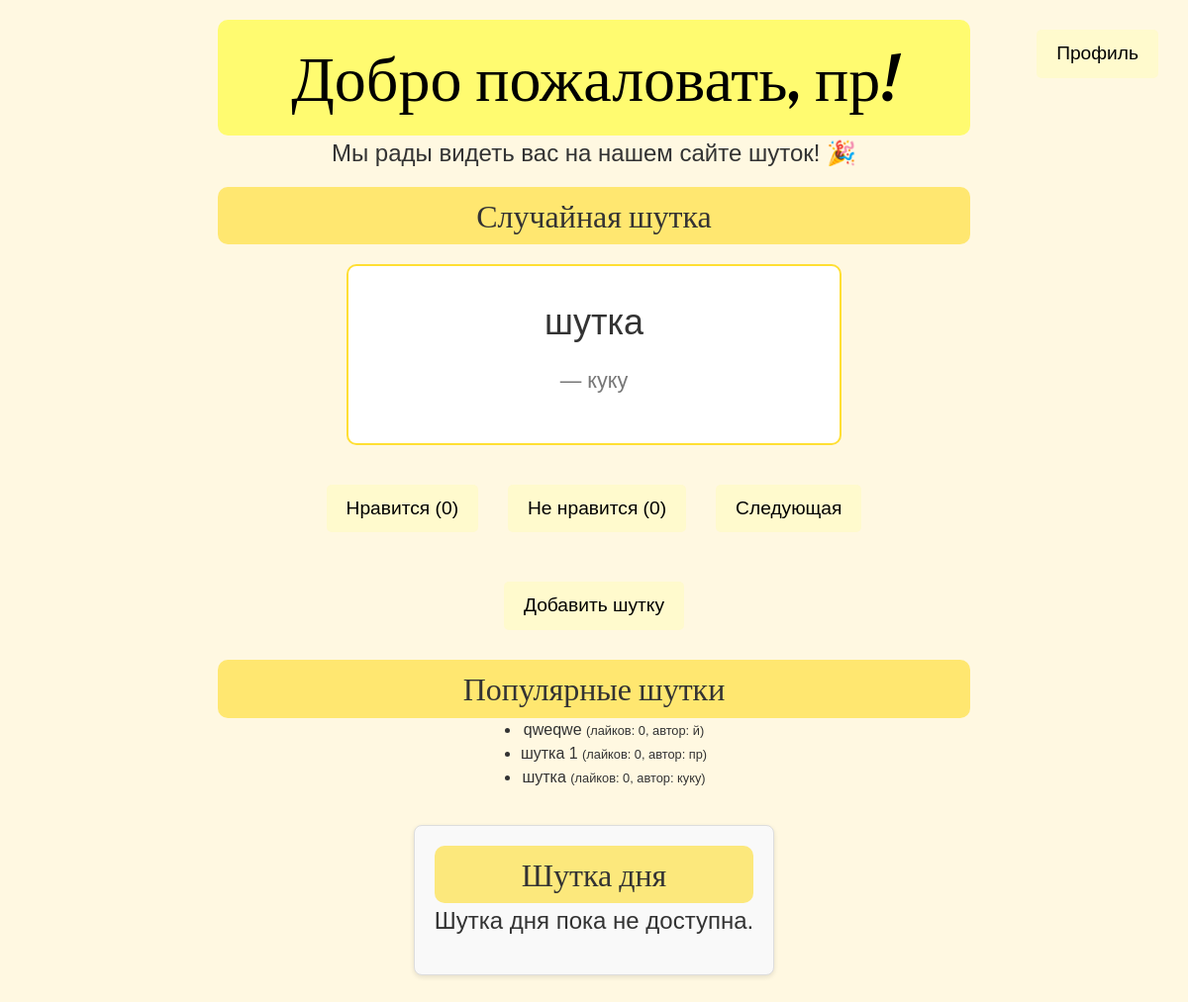
The app's page /welcome (signed in) with its own data.
### tables this page shows
CREATE TABLE jokes (
        id INTEGER PRIMARY KEY AUTOINCREMENT,
        user_id INTEGER NOT NULL,
        text TEXT NOT NULL,
        category TEXT NOT NULL,
        created_at DATETIME NOT NULL,
        likes INTEGER DEFAULT 0,
        dislikes INTEGER DEFAULT 0,
        FOREIGN KEY (user_id) REFERENCES users (id)
    );

CREATE TABLE users (
        id INTEGER PRIMARY KEY AUTOINCREMENT,
        username TEXT UNIQUE NOT NULL,
        email TEXT UNIQUE NOT NULL,
        password_hash TEXT NOT NULL,
        registration_date DATETIME NOT NULL,
        last_activity DATETIME NOT NULL
    );

### front/test.py (the view)
@app.route('/welcome')
def welcome():
    if 'user_id' not in session:
        return redirect(url_for('login'))
    update_user_activity(session['user_id'])
    random_joke = get_random_joke(session.get('user_id'))
    popular_jokes = get_popular_jokes(3)
    return render_template('index.html',
                           random_joke=random_joke,
                           popular_jokes=popular_jokes,
                           username=session.get('username'))

### back/database.py (called while the page is built, shortened)
def update_user_activity(user_id: int):
    conn = sqlite3.connect(DATABASE_NAME)
    cursor = conn.cursor()
    cursor.execute('''
    UPDATE users SET last_activity = ? WHERE id = ?
    ''', (datetime.now(), user_id))
    conn.commit()
    conn.close()

def get_random_joke(user_id: Optional[int] = None) -> Optional[Dict]:
    conn = sqlite3.connect(DATABASE_NAME)
    cursor = conn.cursor()
    if user_id:
        cursor.execute('''
        SELECT j.*, u.username
        FROM jokes j
        JOIN users u ON j.user_id = u.id
        WHERE j.id NOT IN (
            SELECT joke_id FROM user_ratings WHERE user_id = ?
        )
        ORDER BY RANDOM() LIMIT 1
        ''', (user_id,))
    joke = cursor.fetchone()
    conn.close()
    if joke:
        return {
            'id': joke[0],
            'user_id': joke[1],
            'text': joke[2],
            'category': joke[3],
            'created_at': joke[4],
            'likes': joke[5],
            'dislikes': joke[6],
            'username': joke[7]
        }
    return None

def get_popular_jokes(limit: int = 5) -> List[Dict]:
    conn = sqlite3.connect(DATABASE_NAME)
    cursor = conn.cursor()
    cursor.execute('''
    SELECT j.*, u.username
    FROM jokes j
    JOIN users u ON j.user_id = u.id
    ORDER BY j.likes DESC, j.dislikes ASC
    LIMIT ?
    ''', (limit,))
    jokes = []
    for joke in cursor.fetchall():
        jokes.append({
            'id': joke[0],
            'user_id': joke[1],
            'text': joke[2],
            'category': joke[3],
            'created_at': joke[4],
            'likes': joke[5],
            'dislikes': joke[6],
            'username': joke[7]
        })
    conn.close()
    return jokes

### front/templates/index.html (shortened to what this page needs)
{% extends "base.html" %}
{% block content %}
<div class="joke-container">
    <h1>Добро пожаловать, {{ username }}!</h1>
    <p>Мы рады видеть вас на нашем сайте шуток! 🎉</p>
    <h2>Случайная шутка</h2>
    {% if random_joke %}
    <div class="joke" id="jokeDisplay">
        <p class="joke-text">{{ random_joke.text }}</p>
        <p class="joke-author">— {{ random_joke.username }}</p>
    </div>
    <div class="button-container">
        <button class="button" onclick="rateJoke({{ random_joke.id }}, 1)">Нравится ({{ random_joke.likes }})</button>
        <button class="button" onclick="rateJoke({{ random_joke.id }}, -1)">Не нравится ({{ random_joke.dislikes }})</button>
        <a href="{{ url_for('welcome') }}"><button class="button">Следующая</button></a>
    </div>
    {% else %}
    <p>Пока нет шуток. Будьте первым, кто добавит шутку!</p>
    {% endif %}
    <div class="add-joke-button">
        <a href="{{ url_for('create_joke') }}">
            <button class="button">Добавить шутку</button>
        </a>
    </div>
    <h2>Популярные шутки</h2>
    <ul class="popular-jokes">
        {% for joke in popular_jokes %}
        <li>
            {{ joke.text }}
            <small>(лайков: {{ joke.likes }}, автор: {{ joke.username }})</small>
        </li>
        {% endfor %}
    </ul>
    <div class="joke-of-the-day">
        <h2>Шутка дня</h2>
        {% if joke_of_the_day %}
        <div class="joke" id="jokeOfTheDayDisplay">
            {{ joke_of_the_day.text }}
            <p class="joke-author">— {{ joke_of_the_day.username }}</p>
        </div>
        {% else %}
        <p>Шутка дня пока не доступна.</p>
        {% endif %}
    </div>
</div>
<div class="profile-button">
    <a href="{{ url_for('profile') }}">
        <button class="button">Профиль</button>
    </a>
</div>
{% endblock %}

### front/static/css/style.css (style rules this page uses)
body { background-color: #fff8e1; font-family: Arial, sans-serif; color: #333; }
.joke-container { display: flex; flex-direction: column; align-items: center; max-width: 800px; margin: 0 auto; padding: 20px; text-align: center; }
h1 { background-color: rgba(255, 255, 0, 0.5); color: black; text-align: center; font-size: 4em; padding: 20px; border-radius: 10px; width: 100%; max-width: 1000px; margin: 0 auto; }
p { text-align: center; font-size: 1.5em; }
h2 { font-size: 2em; background-color: rgba(255, 215, 0, 0.5); padding: 10px; text-align: center; border-radius: 10px; width: 100%; max-width: 1000px; margin: 0 auto; }
.joke { font-size: 1.5em; border: 2px solid rgba(255, 215, 0, 0.8); padding: 30px; border-radius: 10px; margin: 20px 0; width: 80%; max-width: 500px; text-align: center; background-color: white; }
.button { background-color: #fffacd; border: none; padding: 10px 20px; font-size: 1.2em; margin: 10px; border-radius: 5px; cursor: pointer; transition: background-color 0.3s; }
.profile-button { position: absolute; top: 20px; right: 20px; }
.button-container { display: flex; justify-content: center; gap: 10px; margin: 20px 0; }
.button-container .button { margin: 0 10px; }
.add-joke-button { margin: 20px 0; }
.joke-of-the-day { background-color: #f9f9f9; border: 1px solid #ddd; border-radius: 8px; padding: 20px; margin: 20px 0; box-shadow: 0 2px 5px rgba(0, 0, 0, 0.1); }
.joke-author { font-size: 0.9em; color: #777; margin-top: 10px; }

### front/templates/base.html (style rules this page uses)
body { font-family: 'Arial', sans-serif; }
h1, h2, h3, h4, h5, h6 { font-family: 'Lobster', cursive; }

### records on screen
jokes: text "шутка", likes "0", dislikes "0", username "куку"
users: username "куку"
jokes: text "qweqwe", likes "0", username "й"
jokes: text "шутка 1", likes "0", username "пр"

### other values on screen
{{ username }} "пр"
